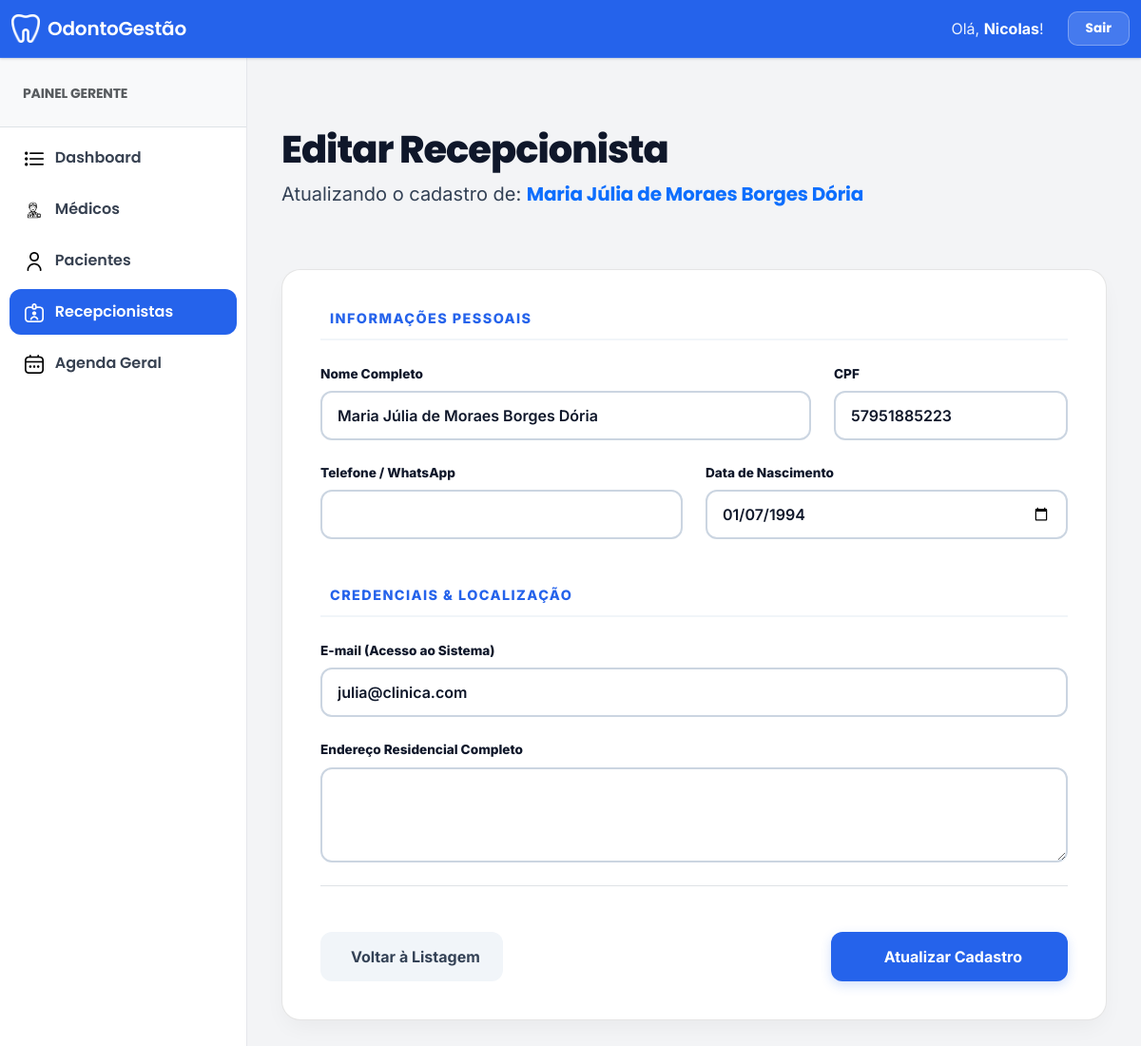
Screenshot of /edit_recepcionista/17/ (signed in) with the database file from the repository.
### clinica_app/models.py (models this page shows, shortened)
class CustomUser(AbstractUser):
    USER_TYPE_CHOICES = (
        ('1', 'Gerente'),
        ('2', 'Dentista'),
        ('3', 'Paciente'),
        ('4', 'Recepcionista'),
    )
    email = models.EmailField(unique=True)
    user_type = models.CharField(default='1', choices=USER_TYPE_CHOICES, max_length=1)
    first_name = models.CharField("Nome completo", max_length=150, blank=True)
    REQUIRED_FIELDS = ['email', 'first_name']

class Recepcionista(models.Model):
    admin = models.OneToOneField(CustomUser, on_delete=models.CASCADE)
    cpf = models.CharField(max_length=14, null=True, blank=True, unique=True)
    telefone = models.CharField(max_length=20, null=True, blank=True)
    endereco = models.TextField(null=True, blank=True)
    data_nascimento = models.DateField(null=True, blank=True)

### clinica_app/views.py (the view)
# urls.py: path('edit_recepcionista/<recepcionista_id>/', views.edit_recepcionista, name="edit_recepcionista"),
@login_required
def edit_recepcionista(request, recepcionista_id):
    if str(request.user.user_type) != "1": return redirect('home')
    u = get_object_or_404(CustomUser, id=recepcionista_id)
    return render(request, "gerente_template/edit_recepcionista_template.html", {"recepcionista": u.recepcionista, "usuario_editado": u})

### clinica_app/templates/gerente_template/edit_recepcionista_template.html (shortened to what this page needs)
{% extends 'base.html' %}
{% load static %}
{% block main_content %}
<div class="container-fluid py-5 page-container">
    <div class="row mb-5 align-items-center">
        <div class="col-12">
            <h1 class="title-main mb-2" style="font-size: 2.5rem;">Editar Recepcionista</h1>
            <p class="fs-5" style="color: var(--text-secondary);">
                Atualizando o cadastro de: <span class="fw-bold text-primary">{{ recepcionista.admin.first_name }} {{ recepcionista.admin.last_name }}</span>
            </p>
        </div>
    </div>
    <div class="form-card">
        <div class="card-body-saas">
            <form action="{% url 'edit_recepcionista_save' %}" method="post">
                <div class="section-title">
                     Informações Pessoais
                </div>
                <div class="row g-4 mb-5">
                    <div class="col-md-8">
                        <label class="label-saas">Nome Completo</label>
                        <input type="text" name="nome_completo" class="form-control form-control-saas"
                               value="{{ recepcionista.admin.first_name }} {{ recepcionista.admin.last_name }}" required>
                    </div>
                    <div class="col-md-4">
                        <label class="label-saas">CPF</label>
                        <input type="text" name="cpf" class="form-control form-control-saas cpf"
                               placeholder="000.000.000-00" value="{{ recepcionista.cpf }}">
                    </div>
                    <div class="col-md-6">
                        <label class="label-saas">Telefone / WhatsApp</label>
                        <input type="text" name="telefone" class="form-control form-control-saas phone"
                               value="{{ recepcionista.telefone }}">
                    </div>
                    <div class="col-md-6">
                        <label class="label-saas">Data de Nascimento</label>
                        <input type="date" name="data_nasc" class="form-control form-control-saas"
                               value="{{ recepcionista.data_nascimento|date:'Y-m-d' }}">
                    </div>
                </div>
                <div class="section-title">
                     Credenciais & Localização
                </div>
                <div class="row g-4 mb-4">
                    <div class="col-md-12">
                        <label class="label-saas">E-mail (Acesso ao Sistema)</label>
                        <input type="email" name="email" class="form-control form-control-saas"
                               value="{{ recepcionista.admin.email }}" required>
                    </div>
                    <div class="col-md-12">
                        <label class="label-saas">Endereço Residencial Completo</label>
                        <textarea name="endereco" class="form-control form-control-saas" rows="3">{{ recepcionista.endereco|default:'' }}</textarea>
                    </div>
                </div>
                <div class="d-flex flex-column flex-md-row justify-content-between align-items-center border-top pt-5 mt-4 gap-3">
                    <a href="{% url 'manage_recepcionista' %}" class="btn btn-back px-4">
                         Voltar à Listagem
                    </a>
                    <button type="submit" class="btn btn-update px-5">
                         Atualizar Cadastro
                    </button>
                </div>
            </form>
        </div>
    </div>
</div>
{% endblock main_content %}

### clinica_app/templates/base.html (shortened to what this page needs)
{% load static %}
<!DOCTYPE html>
<html lang="pt-br">
<head>
    <link href="https://cdn.jsdelivr.net/npm/bootstrap@5.3.0/dist/css/bootstrap.min.css" rel="stylesheet">
</head>
<body>
    {% if user.is_authenticated %}
    <nav class="navbar navbar-expand-lg">
        <div class="container-fluid">
            <a class="navbar-brand" href="#">
                <img src="{% static 'denteb.png' %}" alt="Logo" width="30" height="30" class="me-2">
                OdontoGestão
            </a>
            <div class="collapse navbar-collapse" id="navbarNav">
                <ul class="navbar-nav ms-auto align-items-center">
                    <li class="nav-item">
                        <span class="user-welcome">Olá, <span class="user-name">{{ user.first_name }}</span>!</span>
                    </li>
                    <li class="nav-item">
                        <a class="nav-link-custom" href="{% url 'logout_user' %}">Sair</a>
                    </li>
                </ul>
            </div>
        </div>
    </nav>
    {% endif %}
    <div class="main-wrapper">
        {% if user.is_authenticated %}
        <aside id="sidebar">
            <div class="p-4 border-bottom bg-light">
                <small class="text-uppercase fw-bold text-muted">
                    {% if user.user_type == '1' %}Painel Gerente
                    {% elif user.user_type == '2' %}Painel Médico
                    {% elif user.user_type == '4' %}Painel Recepção
                    {% endif %}
                </small>
            </div>
            <nav class="mt-2">
                {% with url_name=request.resolver_match.url_name %}
                {% if user.user_type == '2' %}
                    <a href="{% url 'dentista_home' %}" class="sidebar-link {% if url_name == 'dentista_home' %}active{% endif %}">
                        <img src="{% static 'computador.png' %}" width="20" class="me-2"> Meu Painel
                    </a>
                    <a href="{% url 'dentista_manage_paciente' %}" class="sidebar-link {% if url_name == 'dentista_manage_paciente' or url_name == 'view_paciente' %}active{% endif %}">
                        <img src="{% static 'utilizador.png' %}" width="20" class="me-2"> Pacientes
                    </a>
                    <a href="{% url 'add_consulta' %}" class="sidebar-link {% if url_name == 'add_consulta' %}active{% endif %}">
                        <img src="{% static 'adicionar.png' %}" width="20" class="me-2"> Agendar Consulta
                    </a>
                {% elif user.user_type == '1' %}
                    <a href="{% url 'gerente_home' %}" class="sidebar-link {% if url_name == 'gerente_home' %}active{% endif %}">
                        <img src="{% static 'lista.png' %}" width="20" class="me-2"> Dashboard
                    </a>
                    <a href="{% url 'manage_dentista' %}" class="sidebar-link {% if 'dentista' in url_name %}active{% endif %}">
                        <img src="{% static 'dentista.png' %}" width="20" class="me-2"> Médicos
                    </a>
                    <a href="{% url 'manage_paciente' %}" class="sidebar-link {% if 'paciente' in url_name %}active{% endif %}">
                        <img src="{% static 'utilizador.png' %}" width="20" class="me-2"> Pacientes
                    </a>
                    <a href="{% url 'manage_recepcionista' %}" class="sidebar-link {% if 'recepcionista' in url_name %}active{% endif %}">
                        <img src="{% static 'recepcionista.png' %}" width="20" class="me-2"> Recepcionistas
                    </a>
                    <a href="{% url 'manage_consulta' %}" class="sidebar-link {% if 'consulta' in url_name %}active{% endif %}">
                        <img src="{% static 'calendario.png' %}" width="20" class="me-2"> Agenda Geral
                    </a>
                {% endif %}
                {% endwith %}
            </nav>
        </aside>
        {% endif %}
        <main id="content-area">
            {% block main_content %}{% endblock %}
        </main>
    </div>
</body>
</html>

### clinica_app/templates/base.html (style rules this page uses)
:root { --accent: #2563eb; --accent-dark: #1d4ed8; --accent-soft: #eff6ff; --bg: #f3f4f6; --surface: #ffffff; --text: #111827; --muted: #6b7280; --border: #e5e7eb; --shadow: 0 1px 2px rgba(16, 24, 40, 0.06), 0 1px 3px rgba(16, 24, 40, 0.10); --radius: 12px; }
body { background-color: var(--bg); font-family: 'Inter', sans-serif; color: var(--text); overflow-x: hidden; }
h1, h2, h3, h4, h5, h6, .navbar-brand, .fw-bold { font-family: 'Poppins', sans-serif; font-weight: 600; letter-spacing: -0.01em; }
.navbar { background: var(--accent); border-bottom: 1px solid rgba(255, 255, 255, 0.1); box-shadow: var(--shadow); padding: 10px 0; z-index: 1030; }
.navbar-brand { color: #ffffff !important; font-size: 1.25rem; text-decoration: none; display: flex; align-items: center; }
.navbar-brand img { filter: brightness(0) invert(1); }
.user-welcome { color: rgba(255, 255, 255, 0.9); margin-right: 15px; }
.user-name { color: #ffffff; font-weight: 700; }
.nav-link-custom { font-family: 'Poppins', sans-serif; font-weight: 700; padding: 7px 18px; border-radius: 10px; background: rgba(255, 255, 255, 0.15); color: #ffffff !important; margin-left: 10px; border: 1px solid rgba(255, 255, 255, 0.3); text-decoration: none; display: inline-block; font-size: 0.85rem; transition: all 0.2s ease; }
.main-wrapper { display: flex; min-height: calc(100vh - 64px); }
#sidebar { width: 260px; background: var(--surface); border-right: 1px solid var(--border); transition: all 0.2s; }
.sidebar-link { display: block; margin: 6px 10px; padding: 12px 16px; color: #374151; text-decoration: none; font-family: 'Poppins', sans-serif; font-weight: 600; transition: 0.15s; position: relative; border-radius: 12px; }
.sidebar-link.active { background: var(--accent); color: #ffffff; }
.sidebar-link.active img { filter: brightness(0) invert(1); }
#content-area { flex: 1; padding: 24px; }

### clinica_app/templates/gerente_template/edit_recepcionista_template.html (style rules this page uses)
:root { --text-main: #0f172a; --text-secondary: #334155; --accent: #2563eb; --border-saas: #cbd5e1; }
.page-container { animation: fadeIn 0.5s ease-in-out; max-width: 900px; margin: 0 auto; }
.title-main { color: var(--text-main) !important; font-weight: 800; letter-spacing: -1px; }
.form-card { background: #ffffff; border-radius: 20px; border: 1px solid rgba(0, 0, 0, 0.1); box-shadow: 0 10px 25px -5px rgba(0, 0, 0, 0.05); overflow: hidden; }
.card-body-saas { padding: 40px; }
.section-title { color: var(--accent); font-size: 0.9rem; font-weight: 800; text-transform: uppercase; letter-spacing: 0.1em; border-bottom: 2px solid #f1f5f9; padding-bottom: 10px; margin-bottom: 25px; display: flex; align-items: center; }
.label-saas { font-size: 0.85rem; font-weight: 800; color: var(--text-main); margin-bottom: 8px; display: block; }
.form-control-saas { border: 2px solid var(--border-saas); border-radius: 12px; padding: 12px 16px; font-size: 1rem; color: var(--text-main); font-weight: 600; transition: all 0.2s ease; }
.btn-update { background-color: var(--accent); color: white; border: none; padding: 14px 35px; border-radius: 12px; font-weight: 700; transition: all 0.3s ease; box-shadow: 0 4px 12px rgba(37, 99, 235, 0.2); }
.btn-back { background-color: #f1f5f9; color: var(--text-secondary); border: none; padding: 14px 25px; border-radius: 12px; font-weight: 700; text-decoration: none; transition: all 0.2s; }

### rows the page displays
CustomUser: first_name "Nicolas"
Recepcionista: admin.first_name "Maria Júlia de Moraes Borges Dória", nome_completo "Maria Júlia de Moraes Borges Dória", cpf "57951885223", data_nasc "01/07/1994", email "julia@clinica.com"
